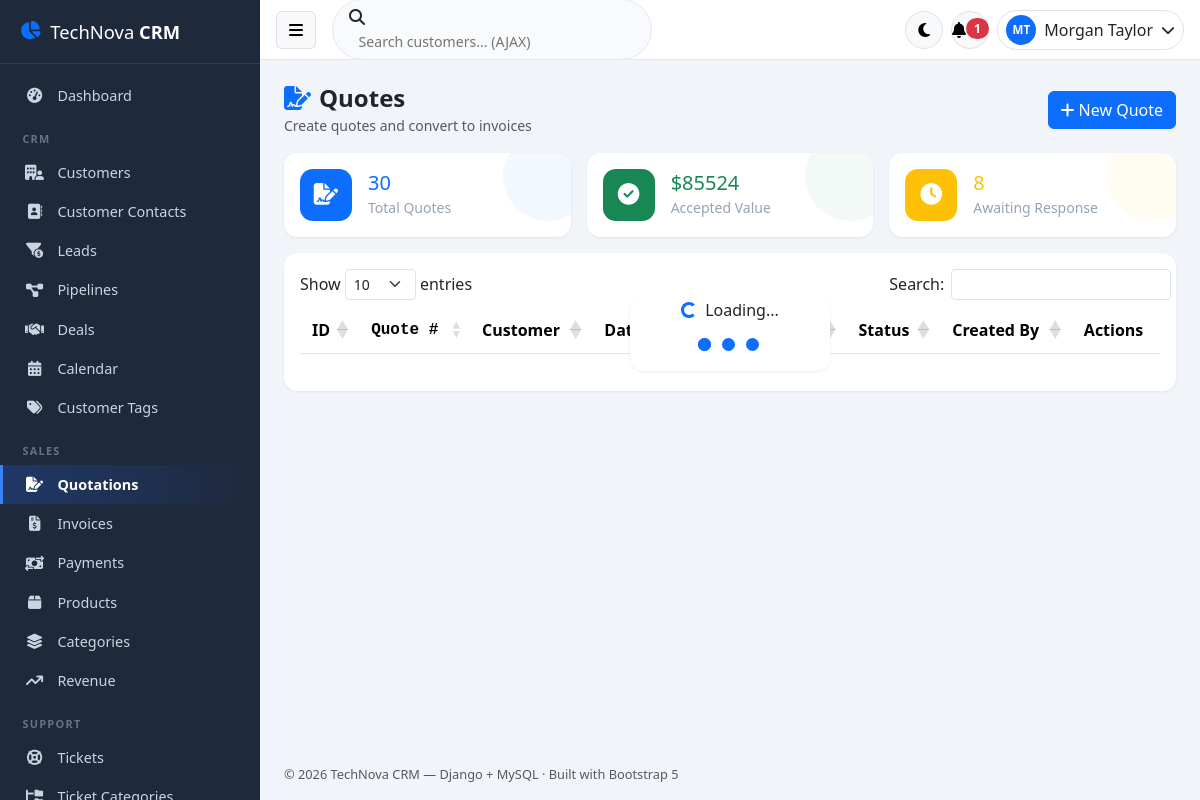
Screenshot of /quotes/ (signed in) with the database file from the repository.
### crm/models.py (models this page shows, shortened)
class User(AbstractBaseUser):
    STATUS_CHOICES = [('Active', 'Active'), ('Inactive', 'Inactive'), ('Suspended', 'Suspended')]
    role = models.ForeignKey(Role, on_delete=models.PROTECT, db_column='role_id', null=True)
    first_name = models.CharField(max_length=50)
    last_name = models.CharField(max_length=50)
    username = models.CharField(max_length=50, unique=True)
    email = models.EmailField(max_length=100, unique=True)
    phone = models.CharField(max_length=20, blank=True, default='')
    avatar = models.ImageField(upload_to='avatars/', blank=True, null=True)
    address = models.CharField(max_length=255, blank=True, default='')
    status = models.CharField(max_length=20, choices=STATUS_CHOICES, default='Active')
    last_login = models.DateTimeField(blank=True, null=True)
    remember_token = models.CharField(max_length=100, blank=True, default='')
    created_at = models.DateTimeField(auto_now_add=True)
    updated_at = models.DateTimeField(auto_now=True)
    objects = UserManager()
    USERNAME_FIELD = 'username'
    REQUIRED_FIELDS = ['email', 'first_name', 'last_name']
    class Meta:
        db_table = 'users'
    @property
    def is_active(self):
        return self.status == 'Active'
    @property
    def full_name(self):
        return f'{self.first_name} {self.last_name}'.strip()
    def get_full_name(self):
        return self.full_name

### crm/views/sales_views.py (the view)
# urls.py: path('quotes/', views.quote_list, name='quote_list'),
@crm_login_required
def quote_list(request):
    today = timezone.now().date()
    stats = {
        'total': Quote.objects.count(),
        'accepted_value': Quote.objects.filter(status='Accepted').aggregate(
            s=Sum('total'))['s'] or 0,
        'pending': Quote.objects.filter(status='Sent').count(),
    }
    return render(request, 'sales/quotes.html', {
        'customers': _customers(), 'products': _products(), 'stats': stats,
    })

### crm/context_processors.py (called while the page is built)
def globals(request):
    try:
        setting = Setting.objects.first()
    except Exception:
        setting = None
    unread_notifications = 0
    try:
        if request.user.is_authenticated:
            unread_notifications = Notification.objects.filter(user=request.user, is_read=False).count()
    except Exception:
        unread_notifications = 0
    return {
        'app_setting': setting,
        'unread_notifications': unread_notifications,
        'currency_symbol': '$',
    }

### crm/templatetags/crm_extras.py (called while the page is built)
@register.simple_tag
def static_v(path):
    from django.conf import settings
    import time
    url = static(path)
    try:
        for root in [getattr(settings, 'BASE_DIR', None)] + list(getattr(settings, 'STATICFILES_DIRS', [])):
            candidate = root / path if root else None
            if candidate and candidate.exists():
                return f'{url}?v={int(candidate.stat().st_mtime)}'
    except Exception:
        pass
    return url

### crm/views/sales_views.py (called while the page is built)
def _customers():
    return Customer.objects.filter(is_deleted=False)

def _products():
    return Product.objects.filter(status='Active')

### templates/sales/quotes.html (shortened to what this page needs)
{% extends 'base.html' %}
{% block content %}
<div class="d-flex justify-content-between align-items-center mb-3 flex-wrap gap-2">
    <div>
        <h4 class="fw-bold mb-0"><i class="fa-solid fa-file-signature text-primary me-2"></i>Quotes</h4>
        <small class="text-muted">Create quotes and convert to invoices</small>
    </div>
    <button class="btn btn-primary" onclick="openQuoteModal()"><i class="fa-solid fa-plus me-1"></i>New Quote</button>
</div>
<div class="row g-3 mb-3">
    <div class="col-md-4"><div class="card stat-card text-primary"><div class="card-body d-flex gap-3 align-items-center">
        <div class="stat-icon bg-primary"><i class="fa-solid fa-file-signature"></i></div>
        <div><h5 class="mb-0">{{ stats.total }}</h5><small>Total Quotes</small></div></div></div></div>
    <div class="col-md-4"><div class="card stat-card text-success"><div class="card-body d-flex gap-3 align-items-center">
        <div class="stat-icon bg-success"><i class="fa-solid fa-circle-check"></i></div>
        <div><h5 class="mb-0">${{ stats.accepted_value|floatformat:0 }}</h5><small>Accepted Value</small></div></div></div></div>
    <div class="col-md-4"><div class="card stat-card text-warning"><div class="card-body d-flex gap-3 align-items-center">
        <div class="stat-icon bg-warning"><i class="fa-solid fa-clock"></i></div>
        <div><h5 class="mb-0">{{ stats.pending }}</h5><small>Awaiting Response</small></div></div></div></div>
</div>
<div class="card"><div class="card-body">
<table id="quotesTable" class="table table-hover w-100">
    <thead><tr><th>ID</th><th>Quote #</th><th>Customer</th><th>Date</th><th>Expiry</th><th>Total</th>
        <th>Status</th><th>Created By</th><th class="no-export">Actions</th></tr></thead>
</table>
</div></div>
{% endblock %}

### templates/base.html (shortened to what this page needs)
{% load static crm_extras %}
<!DOCTYPE html>
<html lang="en" data-bs-theme="light">
<head>
    <link href="https://cdn.jsdelivr.net/npm/bootstrap@5.3.3/dist/css/bootstrap.min.css" rel="stylesheet">
    <link href="{% static 'vendor/fontawesome/css/all.min.css' %}" rel="stylesheet">
    <link href="https://cdn.datatables.net/1.13.11/css/dataTables.bootstrap5.min.css" rel="stylesheet">
    <link href="https://cdn.datatables.net/buttons/2.4.2/css/buttons.bootstrap5.min.css" rel="stylesheet">
    <link href="https://cdn.jsdelivr.net/npm/fullcalendar@6.1.15/index.global.min.css" rel="stylesheet">
    <link rel="stylesheet" href="{% static_v 'css/style.css' %}">
</head>
<body class="{% if request.COOKIES.theme == 'dark' %}dark-mode{% endif %}">
<div class="sidebar" id="sidebar">
    <div class="sidebar-brand">
        <i class="fa-solid fa-chart-pie text-primary"></i>
        <span>TechNova <b>CRM</b></span>
    </div>
    {% if request.user.is_authenticated %}
    <ul class="sidebar-nav" id="sidebarNav">
        <li class="nav-item {% if request.path == '/' %}active{% endif %}">
            <a href="/" class="nav-link"><i class="fa-solid fa-gauge-high"></i><span>Dashboard</span></a>
        </li>
        <li class="nav-title">CRM</li>
        <li class="nav-item {% if '/customers' in request.path %}active{% endif %}">
            <a href="/customers/" class="nav-link"><i class="fa-solid fa-building-user"></i><span>Customers</span></a>
        </li>
        <li class="nav-item {% if '/contacts' in request.path and 'lead' not in request.path %}active{% endif %}">
            <a href="/contacts/" class="nav-link"><i class="fa-solid fa-address-book"></i><span>Customer Contacts</span></a>
        </li>
        <li class="nav-item {% if '/leads' in request.path %}active{% endif %}">
            <a href="/leads/" class="nav-link"><i class="fa-solid fa-filter-circle-dollar"></i><span>Leads</span></a>
        </li>
        <li class="nav-item {% if '/pipelines' in request.path %}active{% endif %}">
            <a href="/pipelines/" class="nav-link"><i class="fa-solid fa-diagram-project"></i><span>Pipelines</span></a>
        </li>
        <li class="nav-item {% if '/deals' in request.path %}active{% endif %}">
            <a href="/deals/" class="nav-link"><i class="fa-solid fa-handshake"></i><span>Deals</span></a>
        </li>
        <li class="nav-item {% if '/calendar' in request.path %}active{% endif %}">
            <a href="/calendar/" class="nav-link"><i class="fa-solid fa-calendar-days"></i><span>Calendar</span></a>
        </li>
        <li class="nav-item {% if '/tags' in request.path %}active{% endif %}">
            <a href="/tags/" class="nav-link"><i class="fa-solid fa-tags"></i><span>Customer Tags</span></a>
        </li>
        <li class="nav-title">Sales</li>
        <li class="nav-item {% if '/quotes' in request.path %}active{% endif %}">
            <a href="/quotes/" class="nav-link"><i class="fa-solid fa-file-signature"></i><span>Quotations</span></a>
        </li>
        <li class="nav-item {% if '/invoices' in request.path %}active{% endif %}">
            <a href="/invoices/" class="nav-link"><i class="fa-solid fa-file-invoice-dollar"></i><span>Invoices</span></a>
        </li>
        <li class="nav-item {% if '/payments' in request.path %}active{% endif %}">
            <a href="/payments/" class="nav-link"><i class="fa-solid fa-money-bill-transfer"></i><span>Payments</span></a>
        </li>
        <li class="nav-item {% if '/products' in request.path %}active{% endif %}">
            <a href="/products/" class="nav-link"><i class="fa-solid fa-box"></i><span>Products</span></a>
        </li>
        <li class="nav-item {% if '/categories' in request.path %}active{% endif %}">
            <a href="/categories/" class="nav-link"><i class="fa-solid fa-layer-group"></i><span>Categories</span></a>
        </li>
        <li class="nav-item {% if '/reports/revenue' in request.path %}active{% endif %}">
            <a href="/reports/revenue/" class="nav-link"><i class="fa-solid fa-arrow-trend-up"></i><span>Revenue</span></a>
        </li>
        <li class="nav-title">Support</li>
        <li class="nav-item {% if '/tickets' in request.path and 'categories' not in request.path %}active{% endif %}">
            <a href="/tickets/" class="nav-link"><i class="fa-solid fa-life-ring"></i><span>Tickets</span></a>
        </li>
        <li class="nav-item {% if '/ticket-categories' in request.path %}active{% endif %}">
            <a href="/ticket-categories/" class="nav-link"><i class="fa-solid fa-folder-tree"></i><span>Ticket Categories</span></a>
        </li>
    </ul>
    {% endif %}
</div>
<div class="main-area" id="mainArea">
    <nav class="topbar">
        <button class="btn btn-light border" id="sidebarToggle"><i class="fa-solid fa-bars"></i></button>
        <div class="topbar-search d-none d-md-block">
            <i class="fa-solid fa-magnifying-glass"></i>
            <input type="text" id="globalSearch" placeholder="Search customers... (AJAX)" autocomplete="off">
        </div>
        <div class="ms-auto d-flex align-items-center gap-2">
            <button class="btn btn-light border rounded-circle icon-btn" id="darkModeToggle" title="Toggle dark mode">
                <i class="fa-solid fa-moon"></i>
            </button>
            {% if request.user.is_authenticated %}
            <div class="dropdown">
                <button class="btn btn-light border position-relative rounded-circle icon-btn" data-bs-toggle="dropdown"
                        id="notifBell">
                    <i class="fa-solid fa-bell"></i>
                    <span class="badge bg-danger rounded-pill notif-count {% if not unread_notifications %}d-none{% endif %}"
                          id="notifCount">{{ unread_notifications }}</span>
                </button>
            </div>
            <div class="dropdown">
                <button class="btn d-flex align-items-center gap-2 border rounded-pill py-1 px-2" data-bs-toggle="dropdown">
                    {% if request.user.avatar %}
                    <img src="{{ request.user.avatar.url }}" class="avatar-sm" alt="">
                    {% else %}
                    <span class="avatar-sm avatar-initials bg-primary text-white">{{ request.user.first_name|slice:":1" }}{{ request.user.last_name|slice:":1" }}</span>
                    {% endif %}
                    <span class="d-none d-md-inline">{{ request.user.get_full_name|default:request.user.username }}</span>
                    <i class="fa-solid fa-chevron-down small"></i>
                </button>
            </div>
            {% endif %}
        </div>
    </nav>
    <main class="content p-3 p-lg-4">
        {% block content %}{% endblock %}
    </main>
    <footer class="content-footer text-muted small">
        © {% now "Y" %} TechNova CRM — Django + MySQL · Built with Bootstrap 5
    </footer>
</div>
</body>
</html>

### static/css/style.css (style rules this page uses)
:root { --sidebar-width: 260px; --topbar-height: 60px; --sidebar-bg: #1e293b; --sidebar-hover: #334155; --sidebar-active: #2563eb; }
* { scroll-behavior: smooth; }
body { background: #f1f5f9; font-family: 'Segoe UI', system-ui, -apple-system, sans-serif; transition: background .3s, color .3s; }
.sidebar { position: fixed; inset-block: 0; inset-inline-start: 0; width: var(--sidebar-width); background: var(--sidebar-bg); color: #cbd5e1; z-index: 1040; overflow-y: auto; transition: transform .3s ease; }
.sidebar-brand { display: flex; align-items: center; gap: .6rem; padding: 1.1rem 1.25rem; font-size: 1.15rem; color: #fff; border-bottom: 1px solid rgba(255,255,255,.08); position: sticky; top: 0; background: var(--sidebar-bg); z-index: 5; }
.sidebar-nav { list-style: none; margin: 0; padding: .75rem 0; }
.nav-title { font-size: .68rem; text-transform: uppercase; letter-spacing: .12em; padding: 1rem 1.4rem .35rem; color: #64748b; font-weight: 700; }
.nav-item .nav-link { display: flex; align-items: center; gap: .8rem; padding: .55rem 1.35rem; color: #cbd5e1; text-decoration: none; font-size: .9rem; border-inline-start: 3px solid transparent; transition: all .18s; white-space: nowrap; }
.nav-item .nav-link i { width: 20px; text-align: center; font-size: .95rem; }
.nav-item.active .nav-link { background: linear-gradient(90deg, rgba(37,99,235,.25), transparent); border-inline-start-color: #3b82f6; color: #fff; font-weight: 600; }
.main-area { margin-inline-start: var(--sidebar-width); min-height: 100vh; display: flex; flex-direction: column; transition: margin .3s ease; }
.topbar { height: var(--topbar-height); background: #fff; border-bottom: 1px solid #e2e8f0; display: flex; align-items: center; gap: 1rem; padding-inline: 1rem; position: sticky; top: 0; z-index: 1030; }
.topbar-search { position: relative; display: flex; align-items: center; background: #f8fafc; border: 1px solid #e2e8f0; border-radius: 2rem; padding: .35rem 1rem; width: 320px; }
.topbar-search input { border: none; outline: none; background: transparent; padding-inline-start: .6rem; width: 100%; font-size: .88rem; }
.icon-btn { width: 38px; height: 38px; display: inline-flex; align-items: center; justify-content: center; }
.avatar-sm { width: 30px; height: 30px; border-radius: 50%; object-fit: cover; display: inline-flex; align-items: center; justify-content: center; font-size: .72rem; font-weight: 700; }
.content { flex: 1; }
.content-footer { padding: 1rem 1.5rem; font-size: .8rem; }
.card { border: none; border-radius: .85rem; box-shadow: 0 1px 3px rgba(15, 23, 42, .07); transition: transform .2s, box-shadow .2s; }
.stat-card { position: relative; overflow: hidden; }
.stat-card .stat-icon { width: 52px; height: 52px; border-radius: .8rem; display: inline-flex; align-items: center; justify-content: center; font-size: 1.35rem; color: #fff; }
.stat-card small { color: #94a3b8; font-weight: 500; }
.stat-card::after { content: ''; position: absolute; inset-inline-end: -22px; top: -22px; width: 90px; height: 90px; background: currentColor; opacity: .05; border-radius: 50%; }
.table > :not(caption) > * > * { padding: .65rem .75rem; vertical-align: middle; }

### rows the page displays
User: user.first_name "M", user.last_name "T", user.get_full_name "Morgan Taylor"

### other values shown
{{ unread_notifications }} "1"
{{ stats.total }} "30"
{{ stats.accepted_value|floatformat:0 }} "85524"
{{ stats.pending }} "8"
